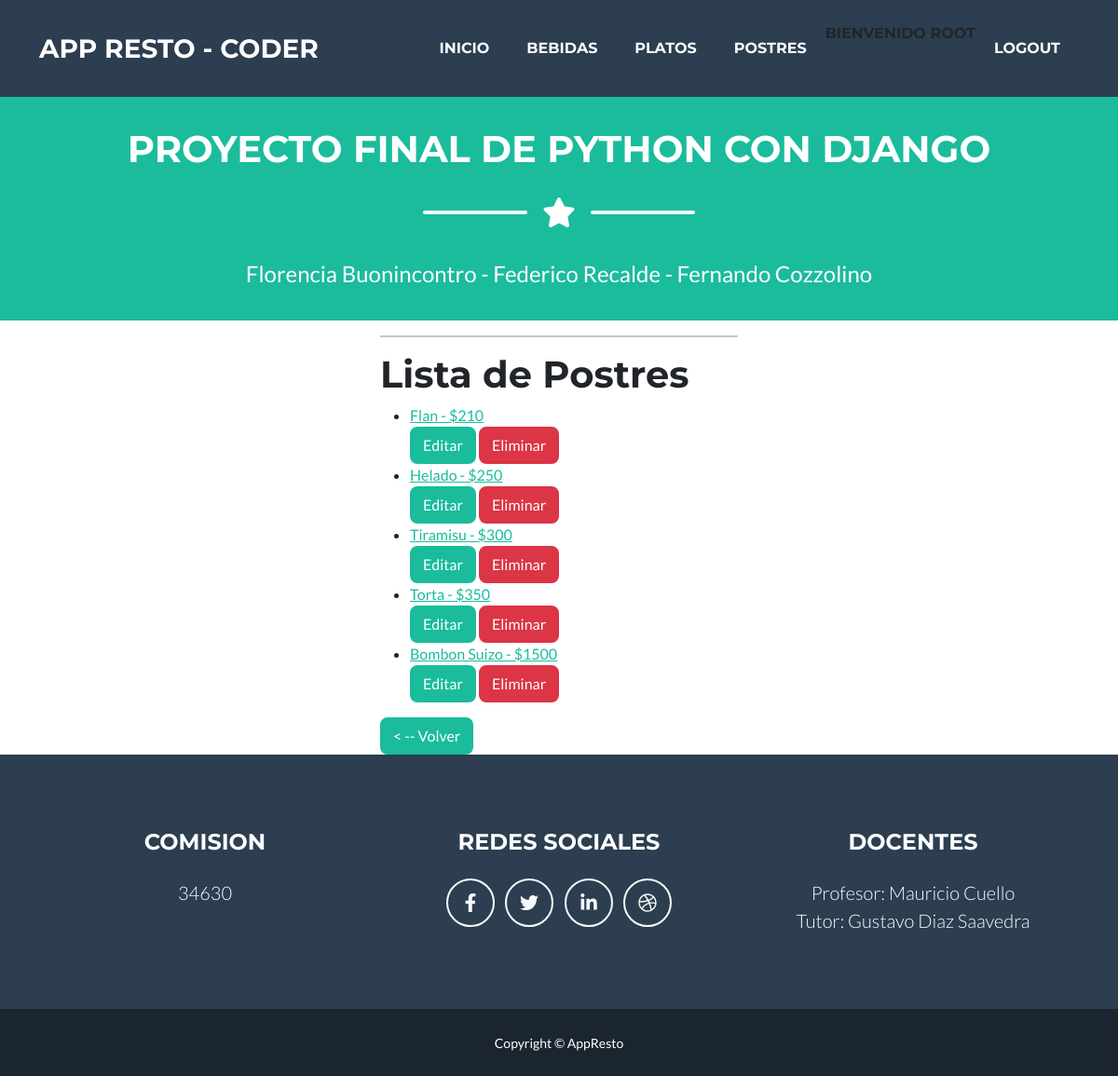
The app's page /postres_list (signed in), older data.
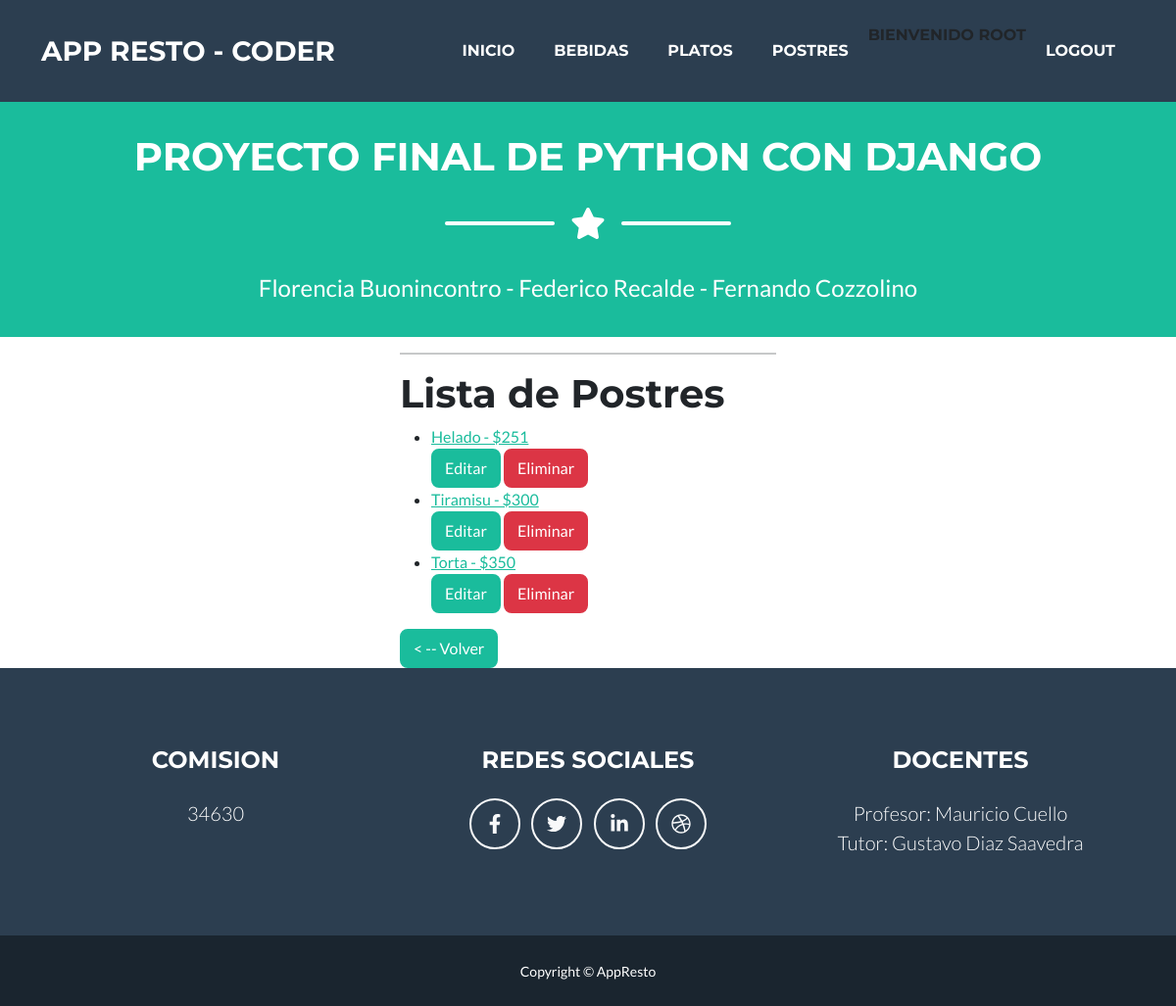
The same page, newer data.
### AppResto/models.py (models this page shows)
class Postre(models.Model):
    postre =  models.CharField(max_length=50)
    precio =  models.IntegerField()
    def __str__(self):
        return f'{self.postre} - ${self.precio}'

### AppResto/views.py (the view)
# urls.py: path('postres_list', PostreList.as_view(), name='Postre_list'),
class PostreList(LoginRequiredMixin, ListView):
    model = Postre
    template_name = 'postres_list.html'
    context_object_name = "postres"

### AppResto/templates/postres_list.html
{% extends 'padre.html' %}
{% load static %}
{% block contenidoDinamico %}
<h1> Lista de Postres </h1>
<ul>
    {% for postre in postres %}
        <li>
            <a href="{% url 'DetallePostre' postre.id %}">
                {{postre}}
            </a>
        </li>
        <div>
            <a href="{% url 'ActualizaPostre' postre.id %}" class="btn btn-primary" role="button">Editar</a>
            <a href="{% url 'EliminaPostre' postre.id  %}" class="btn btn-danger" role="button">Eliminar</a>
        </div>
    {% endfor %}
</ul>
<a href="{% url 'Postres' %}" class="btn btn-primary" role="button">< -- Volver</a>
{% endblock contenidoDinamico %}

Row changes from the older to the newer data that the page shows:
removed Postre: postre+precio "Flan - $210"
removed Postre: postre+precio "Bombon Suizo - $1500"
changed Postre: postre+precio "Helado - $250" → "Helado - $251"
